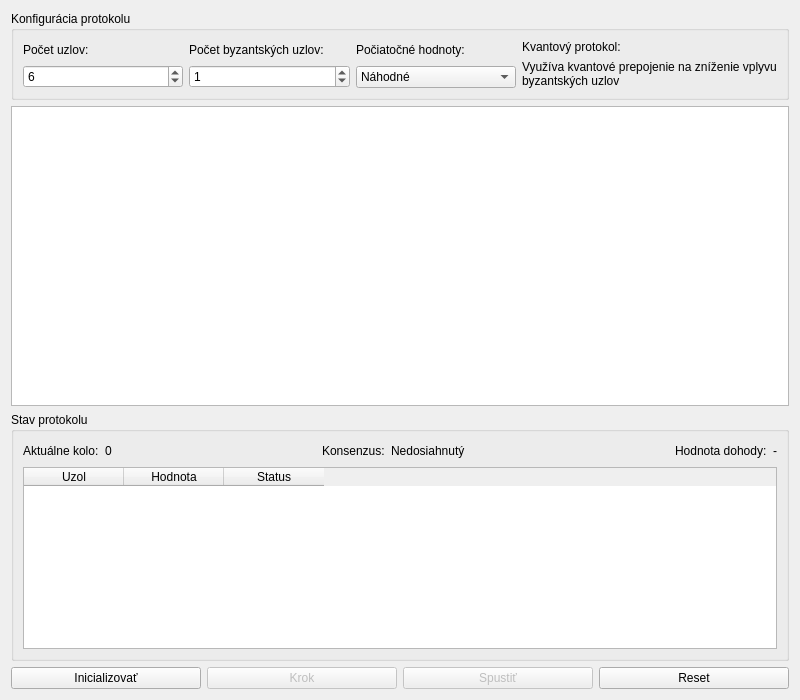
<?xml version="1.0" encoding="UTF-8"?>
<ui version="4.0">
 <class>ByzantineAgreementWidget</class>
 <widget class="QWidget" name="ByzantineAgreementWidget">
  <property name="geometry">
   <rect>
    <x>0</x>
    <y>0</y>
    <width>800</width>
    <height>700</height>
   </rect>
  </property>
  <property name="windowTitle">
   <string>Kvantový Byzantský Konsenzus</string>
  </property>
  <layout class="QVBoxLayout" name="verticalLayout">
   <item>
    <widget class="QGroupBox" name="configGroup">
     <property name="title">
      <string>Konfigurácia protokolu</string>
     </property>
     <layout class="QHBoxLayout" name="horizontalLayout">
      <item>
       <layout class="QVBoxLayout" name="nodeLayout">
        <item>
         <widget class="QLabel" name="label">
          <property name="text">
           <string>Počet uzlov:</string>
          </property>
         </widget>
        </item>
        <item>
         <widget class="QSpinBox" name="nodeCountSpinBox">
          <property name="minimum">
           <number>3</number>
          </property>
          <property name="maximum">
           <number>12</number>
          </property>
          <property name="value">
           <number>6</number>
          </property>
         </widget>
        </item>
       </layout>
      </item>
      <item>
       <layout class="QVBoxLayout" name="byzLayout">
        <item>
         <widget class="QLabel" name="label_2">
          <property name="text">
           <string>Počet byzantských uzlov:</string>
          </property>
         </widget>
        </item>
        <item>
         <widget class="QSpinBox" name="byzantineCountSpinBox">
          <property name="maximum">
           <number>3</number>
          </property>
          <property name="value">
           <number>1</number>
          </property>
         </widget>
        </item>
       </layout>
      </item>
      <item>
       <layout class="QVBoxLayout" name="valueLayout">
        <item>
         <widget class="QLabel" name="label_3">
          <property name="text">
           <string>Počiatočné hodnoty:</string>
          </property>
         </widget>
        </item>
        <item>
         <widget class="QComboBox" name="initialValuesCombo">
          <item>
           <property name="text">
            <string>Náhodné</string>
           </property>
          </item>
          <item>
           <property name="text">
            <string>Všetky 0</string>
           </property>
          </item>
          <item>
           <property name="text">
            <string>Všetky 1</string>
           </property>
          </item>
          <item>
           <property name="text">
            <string>Rozdelené (0/1)</string>
           </property>
          </item>
         </widget>
        </item>
       </layout>
      </item>
      <item>
       <layout class="QVBoxLayout" name="infoLayout">
        <item>
         <widget class="QLabel" name="label_4">
          <property name="text">
           <string>Kvantový protokol:</string>
          </property>
         </widget>
        </item>
        <item>
         <widget class="QLabel" name="quantumInfoLabel">
          <property name="text">
           <string>Využíva kvantové prepojenie na zníženie vplyvu byzantských uzlov</string>
          </property>
          <property name="wordWrap">
           <bool>true</bool>
          </property>
         </widget>
        </item>
       </layout>
      </item>
     </layout>
    </widget>
   </item>
   <item>
    <widget class="QGraphicsView" name="graphicsView">
     <property name="minimumSize">
      <size>
       <width>0</width>
       <height>300</height>
      </size>
     </property>
    </widget>
   </item>
   <item>
    <widget class="QGroupBox" name="statusGroup">
     <property name="title">
      <string>Stav protokolu</string>
     </property>
     <layout class="QVBoxLayout" name="verticalLayout_2">
      <item>
       <layout class="QHBoxLayout" name="horizontalLayout_2">
        <item>
         <widget class="QLabel" name="label_5">
          <property name="text">
           <string>Aktuálne kolo:</string>
          </property>
         </widget>
        </item>
        <item>
         <widget class="QLabel" name="roundLabel">
          <property name="text">
           <string>0</string>
          </property>
         </widget>
        </item>
        <item>
         <spacer name="horizontalSpacer">
          <property name="orientation">
           <enum>Qt::Horizontal</enum>
          </property>
          <property name="sizeHint" stdset="0">
           <size>
            <width>40</width>
            <height>20</height>
           </size>
          </property>
         </spacer>
        </item>
        <item>
         <widget class="QLabel" name="label_6">
          <property name="text">
           <string>Konsenzus:</string>
          </property>
         </widget>
        </item>
        <item>
         <widget class="QLabel" name="consensusLabel">
          <property name="text">
           <string>Nedosiahnutý</string>
          </property>
         </widget>
        </item>
        <item>
         <spacer name="horizontalSpacer_2">
          <property name="orientation">
           <enum>Qt::Horizontal</enum>
          </property>
          <property name="sizeHint" stdset="0">
           <size>
            <width>40</width>
            <height>20</height>
           </size>
          </property>
         </spacer>
        </item>
        <item>
         <widget class="QLabel" name="label_7">
          <property name="text">
           <string>Hodnota dohody:</string>
          </property>
         </widget>
        </item>
        <item>
         <widget class="QLabel" name="agreementValueLabel">
          <property name="text">
           <string>-</string>
          </property>
         </widget>
        </item>
       </layout>
      </item>
      <item>
       <widget class="QTableWidget" name="stateTable">
        <column>
         <property name="text">
          <string>Uzol</string>
         </property>
        </column>
        <column>
         <property name="text">
          <string>Hodnota</string>
         </property>
        </column>
        <column>
         <property name="text">
          <string>Status</string>
         </property>
        </column>
       </widget>
      </item>
     </layout>
    </widget>
   </item>
   <item>
    <layout class="QHBoxLayout" name="horizontalLayout_3">
     <item>
      <widget class="QPushButton" name="initButton">
       <property name="text">
        <string>Inicializovať</string>
       </property>
      </widget>
     </item>
     <item>
      <widget class="QPushButton" name="stepButton">
       <property name="enabled">
        <bool>false</bool>
       </property>
       <property name="text">
        <string>Krok</string>
       </property>
      </widget>
     </item>
     <item>
      <widget class="QPushButton" name="runButton">
       <property name="enabled">
        <bool>false</bool>
       </property>
       <property name="text">
        <string>Spustiť</string>
       </property>
      </widget>
     </item>
     <item>
      <widget class="QPushButton" name="resetButton">
       <property name="text">
        <string>Reset</string>
       </property>
      </widget>
     </item>
    </layout>
   </item>
  </layout>
 </widget>
 <resources/>
 <connections/>
</ui>
